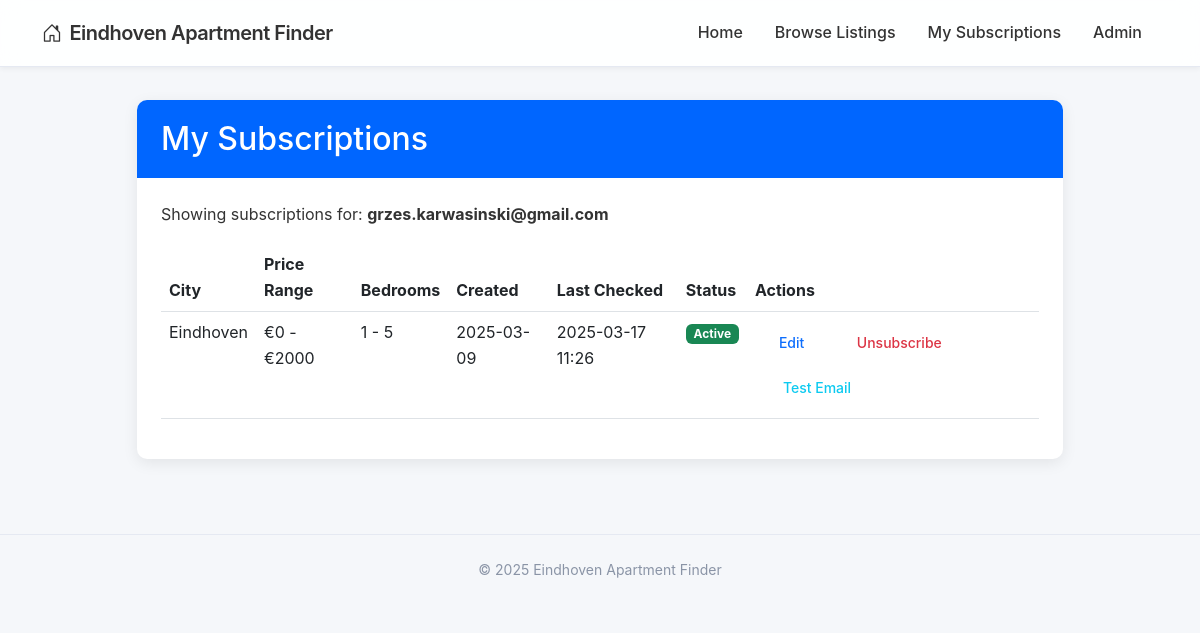
Page /subscriptions?email=grzes.karwasinski@gmail.com on the committed database.
### app/models.py (models this page shows, shortened)
class User(db.Model):
    id = db.Column(db.Integer, primary_key=True)
    email = db.Column(db.String(120), index=True, unique=True, nullable=False)
    created_at = db.Column(db.DateTime, default=datetime.utcnow)
    subscriptions = db.relationship('Subscription', backref='user', lazy='dynamic')

class Subscription(db.Model):
    id = db.Column(db.Integer, primary_key=True)
    min_price = db.Column(db.Integer, default=0)
    max_price = db.Column(db.Integer, default=5000)
    min_bedrooms = db.Column(db.Integer, default=0)
    max_bedrooms = db.Column(db.Integer, default=10)
    active = db.Column(db.Boolean, default=True)
    created_at = db.Column(db.DateTime, default=datetime.utcnow)
    last_checked = db.Column(db.DateTime, nullable=True)
    user_id = db.Column(db.Integer, db.ForeignKey('user.id'), nullable=False)
    city_id = db.Column(db.Integer, db.ForeignKey('city.id'), nullable=False)
    listings = db.relationship('Listing', backref='subscription', lazy='dynamic')

class City(db.Model):
    id = db.Column(db.Integer, primary_key=True)
    name = db.Column(db.String(50), nullable=False, unique=True)
    url_name = db.Column(db.String(50), nullable=False, unique=True)  # For use in URLs
    base_url = db.Column(db.String(200), nullable=False)  # Base URL for scraping
    active = db.Column(db.Boolean, default=True)
    created_at = db.Column(db.DateTime, default=datetime.utcnow)
    subscriptions = db.relationship('Subscription', backref='city', lazy='dynamic')
    listings = db.relationship('Listing', backref='city', lazy='dynamic')

### app/routes.py (the view)
@main_bp.route('/subscriptions')
def subscriptions():
    email = request.args.get('email', '')
    if not email:
        return render_template('subscriptions.html', subscriptions=None)
    user = User.query.filter_by(email=email).first()
    if not user:
        flash('No subscriptions found for this email.', 'info')
        return render_template('subscriptions.html', subscriptions=None)
    return render_template('subscriptions.html', subscriptions=user.subscriptions,
                          email=email, City=City)

### app/routes.py (called while the page is built)
@main_bp.before_request
def before_request():
    g.now = datetime.now()

### app/templates/subscriptions.html (shortened to what this page needs)
{% extends "base.html" %}
{% block content %}
<div class="row justify-content-center">
    <div class="col-md-10">
        <div class="card">
            <div class="card-header bg-primary text-white">
                <h2 class="mb-0">My Subscriptions</h2>
            </div>
            <div class="card-body">
                {% if not email %}
                    <div class="alert alert-info">
                        Please enter your email to view your subscriptions.
                    </div>
                    <form action="{{ url_for('main.subscriptions') }}" method="GET">
                        <div class="input-group mb-3">
                            <input type="email" name="email" class="form-control" placeholder="Enter your email">
                            <button type="submit" class="btn btn-primary">Search</button>
                        </div>
                    </form>
                {% else %}
                    <p>Showing subscriptions for: <strong>{{ email }}</strong></p>
                    <div class="table-responsive">
                        <table class="table table-hover">
                            <thead>
                                <tr>
                                    <th>City</th>
                                    <th>Price Range</th>
                                    <th>Bedrooms</th>
                                    <th>Created</th>
                                    <th>Last Checked</th>
                                    <th>Status</th>
                                    <th>Actions</th>
                                </tr>
                            </thead>
                            <tbody>
                                {% for sub in subscriptions %}
                                <tr>
                                    <td>{{ sub.city.name }}</td>
                                    <td>€{{ sub.min_price }} - €{{ sub.max_price }}</td>
                                    <td>{{ sub.min_bedrooms }} - {{ sub.max_bedrooms }}</td>
                                    <td>{{ sub.created_at.strftime('%Y-%m-%d') }}</td>
                                    <td>
                                        {% if sub.last_checked %}
                                            {{ sub.last_checked.strftime('%Y-%m-%d %H:%M') }}
                                        {% else %}
                                            Not checked yet
                                        {% endif %}
                                    </td>
                                    <td>
                                        {% if sub.active %}
                                            <span class="badge bg-success">Active</span>
                                        {% else %}
                                            <span class="badge bg-secondary">Inactive</span>
                                        {% endif %}
                                    </td>
                                    <td>
                                        {% if sub.active %}
                                            <a href="{{ url_for('main.edit_subscription', sub_id=sub.id) }}" class="btn btn-sm btn-outline-primary">Edit</a>
                                            <a href="{{ url_for('main.unsubscribe', sub_id=sub.id) }}" class="btn btn-sm btn-outline-danger">Unsubscribe</a>
                                            <a href="{{ url_for('main.test_email', sub_id=sub.id) }}?email={{ email }}" class="btn btn-sm btn-outline-info ms-1">Test Email</a>
                                        {% else %}
                                            <a href="{{ url_for('main.reactivate', sub_id=sub.id) }}" class="btn btn-sm btn-outline-success">Reactivate</a>
                                            <a href="{{ url_for('main.edit_subscription', sub_id=sub.id) }}" class="btn btn-sm btn-outline-primary">Edit</a>
                                        {% endif %}
                                    </td>
                                </tr>
                                {% endfor %}
                            </tbody>
                        </table>
                    </div>
                {% endif %}
            </div>
        </div>
    </div>
</div>
{% endblock %}

### app/static/css/main.css (style rules this page uses)
:root { --primary-color: #0066ff; --primary-hover: #0052cc; --background-color: #f5f7fa; --card-color: #ffffff; --text-color: #333333; --muted-color: #8a94a6; --border-color: #e5e9f2; --success-color: #00c853; --error-color: #ff3b30; --shadow-sm: 0 2px 5px rgba(0, 0, 0, 0.05); --shadow-md: 0 4px 15px rgba(0, 0, 0, 0.08); --radius-sm: 6px; --radius-md: 10px; --radius-lg: 20px; --transition: all 0.2s ease; }
body { font-family: -apple-system, BlinkMacSystemFont, 'Segoe UI', Roboto, Helvetica, Arial, sans-serif; background-color: var(--background-color); color: var(--text-color); line-height: 1.6; -webkit-font-smoothing: antialiased; }
.card { border: none; border-radius: var(--radius-md); box-shadow: var(--shadow-md); transition: var(--transition); margin-bottom: 25px; overflow: hidden; background-color: var(--card-color); }
.card-header { background-color: var(--card-color); border-bottom: 1px solid var(--border-color); padding: 20px 24px; font-weight: 600; font-size: 18px; }
.card-header.bg-primary { background-color: var(--primary-color) !important; color: white; border-bottom: none; }
.card-body { padding: 24px; }
.btn { border-radius: var(--radius-lg); padding: 12px 24px; font-weight: 500; transition: var(--transition); border: none; }

### rows in the picture
User: email "grzes.karwasinski@gmail.com"
Subscription: city.name "Eindhoven", min_price "0", max_price "2000", min_bedrooms "1", max_bedrooms "5", created_at "2025-03-09", last_checked "2025-03-17 11:26", active "Active"

### other values in the picture
{{ g.now.year }} "2025"
